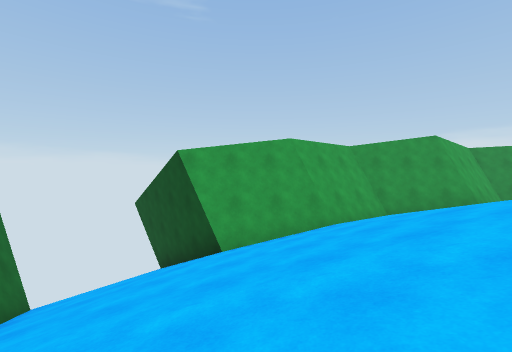
[1] (above)

13 first-person views from a walk through a Unity game level. The camera is 1.4 m above the floor, tilts 2° down and sees 90° across. The floor is counted in squares, 2 m on a side. Each view is taken from the middle of a square. On the plan, view 1 faces up. The plan holds only what a view shows up to about 9 squares ahead; the rest is blank. The place goes on beyond the plan. The player is left out.

[2]
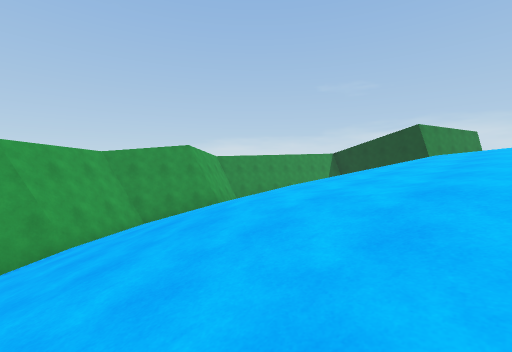

[3]
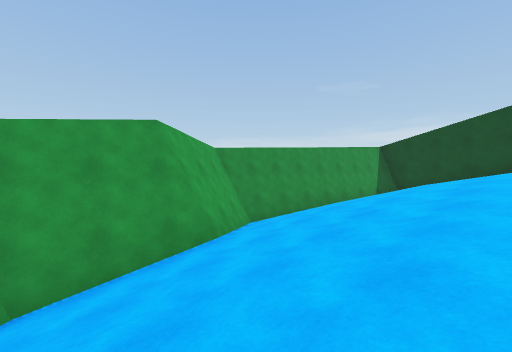

[4]
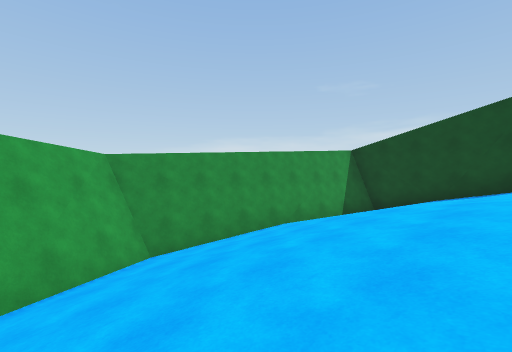

[5]
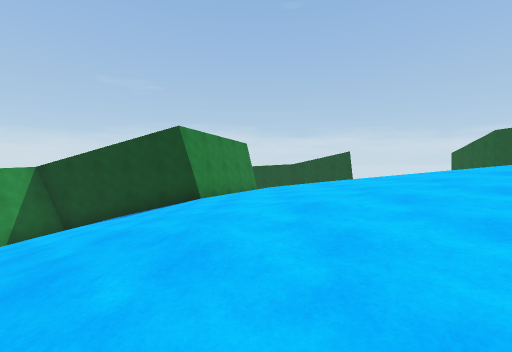

[6]
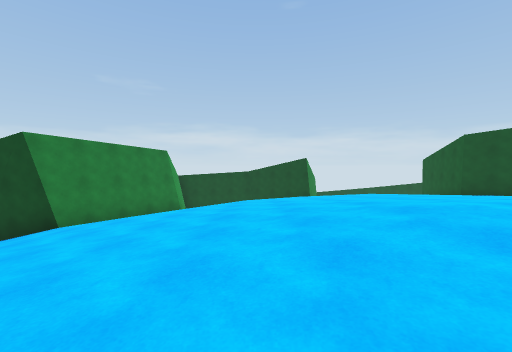

[7]
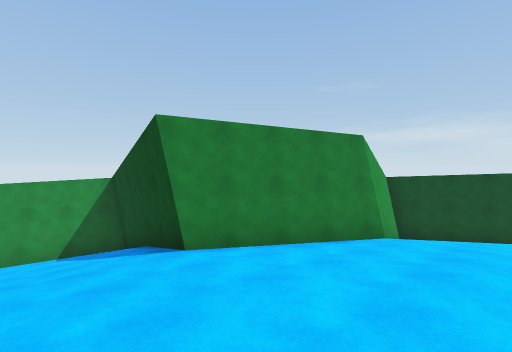

[8]
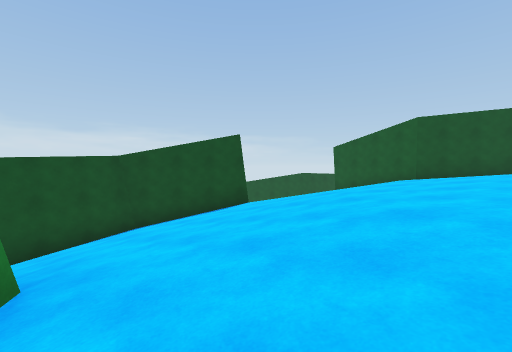

[9]
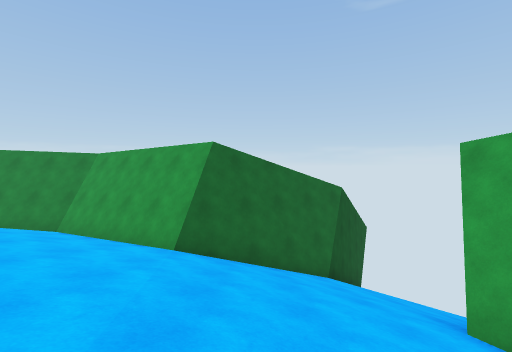

[10]
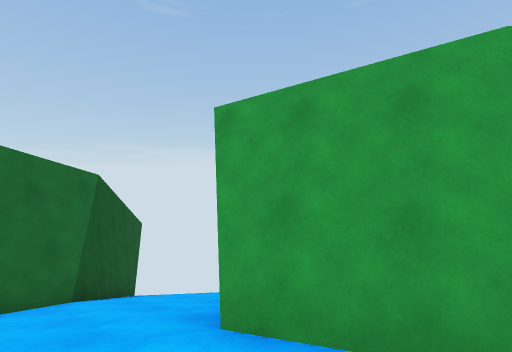

[11]
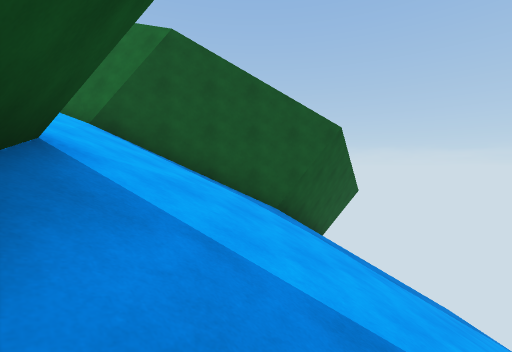

[12]
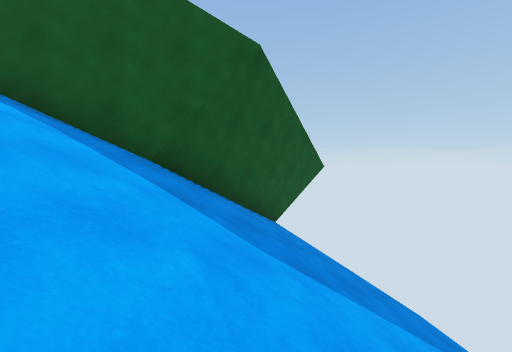

[13]
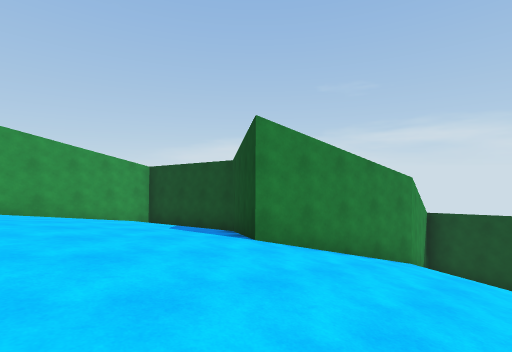

### Floor plan
Key: @ floor where view 1 was taken; # wall or solid block; . main floor; - floor 0.25 m lower than the main floor; : floor 0.5 m higher than the main floor; _ floor 0.75 m lower than the main floor; + floor 1 m higher than the main floor; < floor 1 m lower than the main floor; * floor 1.25 m higher than the main floor; ( floor 1.5 m lower than the main floor; % floor 1.75 m higher than the main floor; & floor 2 m higher than the main floor; ! floor 2.25 m lower than the main floor; $ floor 2.5 m higher than the main floor; ? floor 2.75 m lower than the main floor; / step, stairs or slope; = window, fence, low wall or low ledge.
Columns run from 12 left of view 1 to 31 right of it. Each row starts with its distance up from view 1.
 11  /////////
 10  ////////#          ####
  9 /////////#         ##/?#####
  8 /////////##    #####//!!!/!###
  7 ///##/////## ###//////((( ///#
  6 #######////###///////<<__////#
  5       ##////////////_________#
  4        ##/////////__-.....--_#
  3         #///////__-...::....=##
  2         ##//////-...:+++++:::.### ####
  1         ##//////...:+++*+++++:..#////#
  0         #///@///..:++**%***+++:..////#
 -1        ##//           %%%%%**++:.-_//#
 -2        #//            %%%%%%**++..-//#
 -3        #/              %&&%%%*++:.-_/#
 -4        #                $&&%%**++.._##
 -5                          $&%%%*++.._####
 -6                           &%%%*++..__//#####
 -7                            %%   +..__///  /#
 -8                                 +..__///  /#
 -9
-10
-11                              ##

Positions as (right, up) in squares from view 1, and headings:
1: (0, 0), facing up
2: (1, 0), facing up-right
3: (4, 4), facing up-right
4: (7, 4), facing up-right
5: (8, 1), facing right
6: (10, -2), facing right
7: (14, -1), facing up-right
8: (17, 1), facing down-right
9: (2, 3), facing left
10: (1, 4), facing up-left
11: (-3, 11), facing down-left
12: (-6, 11), facing down-left
13: (20, -8), facing up-right
